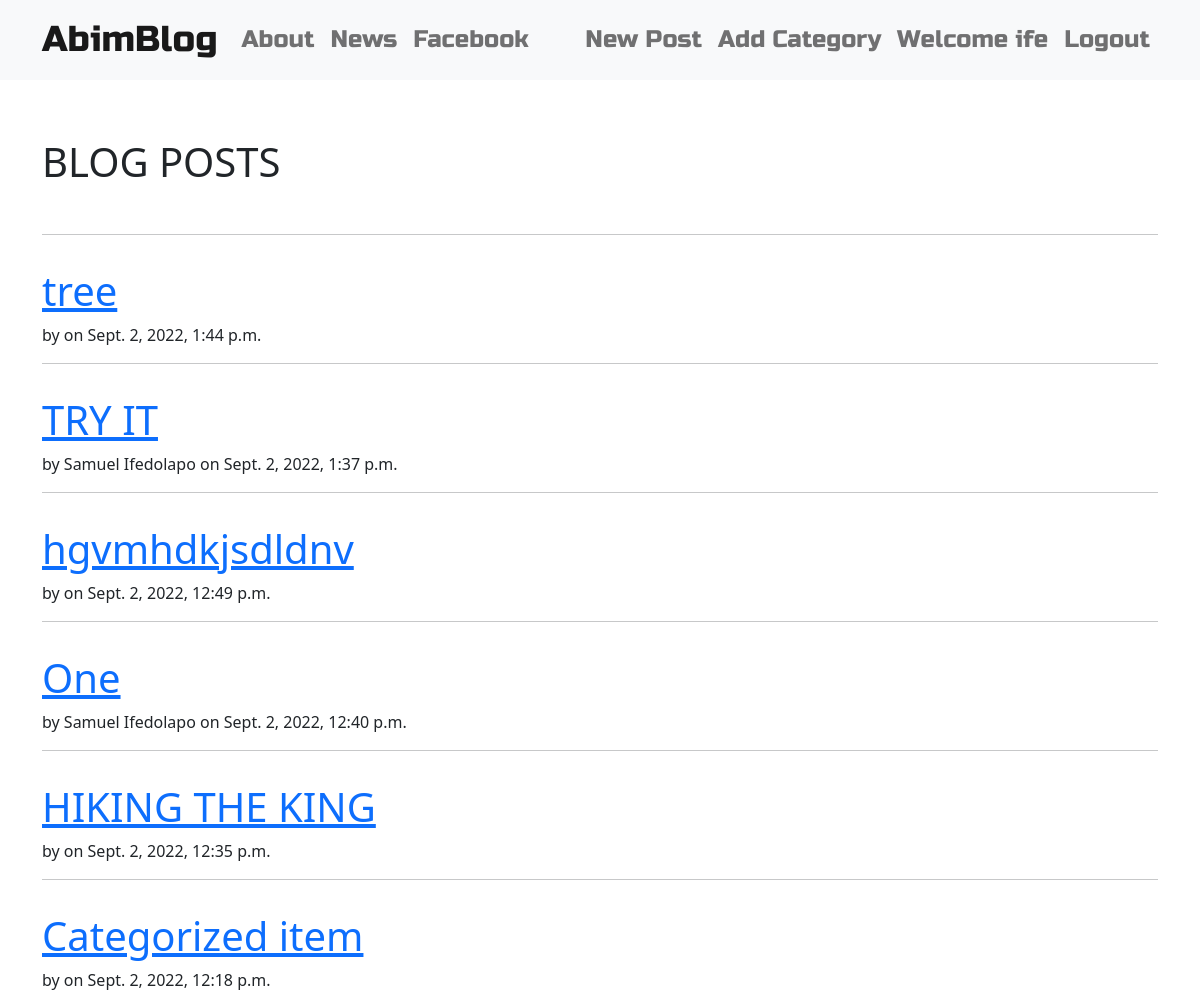
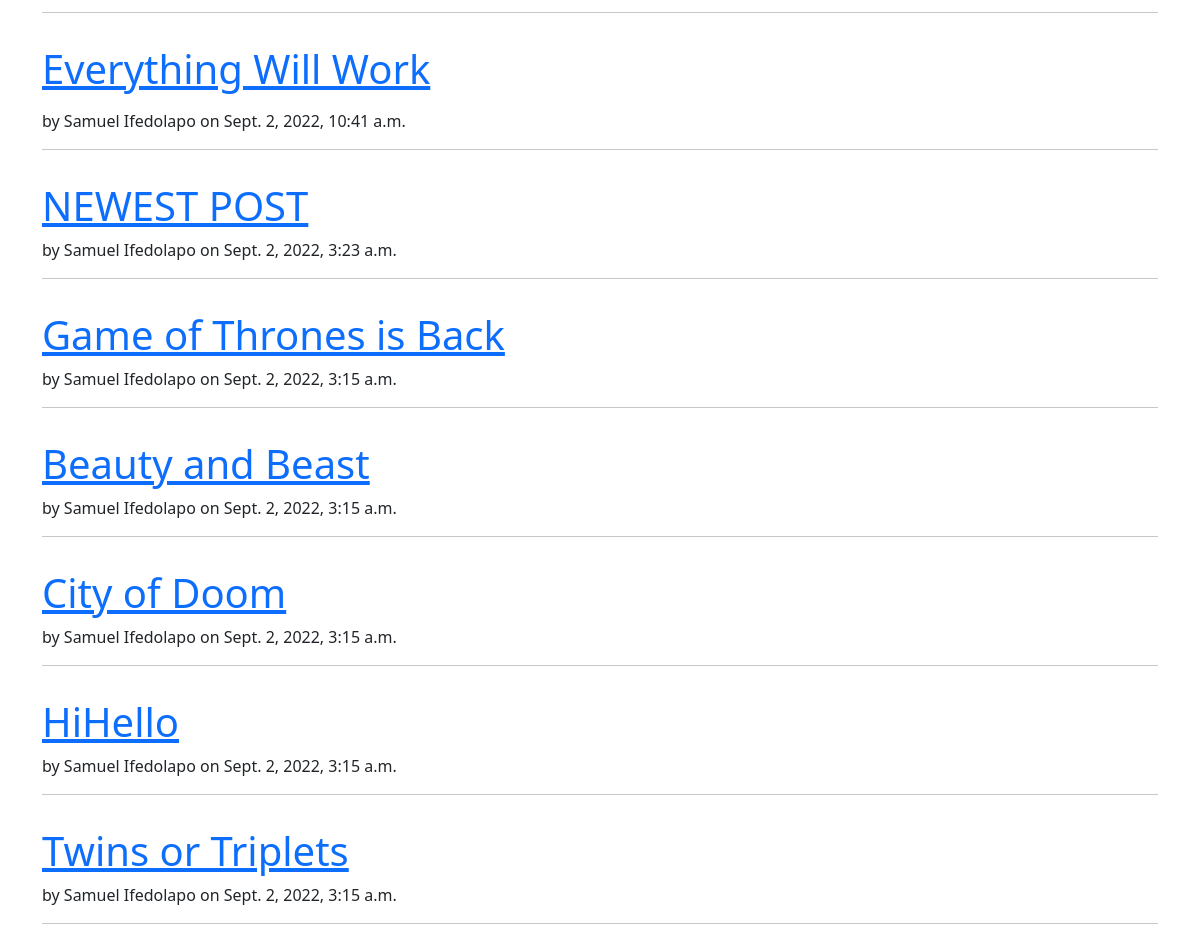
The app's page / (signed in) with its own data (2 pictures, top to bottom).
### blog/models.py (models this page shows, shortened)
class Post(models.Model):
    title = models.CharField(max_length=200)
    title_tag = models.CharField(max_length=200)
    author = models.ForeignKey(User, on_delete=models.CASCADE)
    body = models.TextField()
    category = models.CharField(max_length=200, default='Uncategorized')
    created = models.DateTimeField(auto_now_add=True)
    pub_date = models.DateTimeField(null=True, blank=True)
    updated = models.DateTimeField(auto_now=True)

### blog/views.py (the view)
# urls.py: path('', views.HomeView.as_view(), name='home'),
class HomeView(ListView):
    model = Post
    template_name = 'blog/home.html'
    ordering = ('-created')

### blog/templates/blog/home.html
{% extends "base.html" %}
{% block content %}
<div class="centerstage">
    <h1 class="pt-5">BLOG POSTS</h1>
    <br>
    <hr>
    {% for post in  post_list %}
        <div class="post pt-3">
            <h1><a href="{% url 'post-detail' post.id %}">{{post.title|safe}}</a></h1>
            <span>by {{post.author.last_name}} {{post.author.first_name}} on {{post.created}}</span>
            <hr>
        </div>
    {% endfor %}
</div>
{% endblock %}

### templates/base.html (shortened to what this page needs)
<!DOCTYPE html>
{% load static %}
<html lang="en">
<head>
    <link href="https://cdn.jsdelivr.net/npm/bootstrap@5.2.0-beta1/dist/css/bootstrap.min.css" rel="stylesheet">
    <link rel="stylesheet" href="//cdn.jsdelivr.net/npm/medium-editor@latest/dist/css/medium-editor.min.css" type="text/css" media="screen" charset="utf-8">
    <link rel="stylesheet" href="{% static 'blog/css/style.css' %}">
</head>
<body class="loader">
    <nav class="techfont custom-navbar navbar navbar-expand-lg navbar-light bg-light">
        <div class="container">
            <a class="navbar-brand bigbrand" href="{% url 'home' %}">AbimBlog</a>
            <div class="collapse navbar-collapse" id="navbarSupportedContent">
                <ul class="navbar-nav me-auto mb-2 mb-lg-0">
                    <li class="nav-item">
                        <a class="nav-link" href="#">About</a>
                    </li>
                    <li class="nav-item">
                        <a class="nav-link" href="#">News</a>
                    </li>
                    <li class="nav-item">
                        <a class="nav-link" href="https://www.facebook.com">Facebook</a>
                    </li>
                </ul>
                <ul class="nav navbar-nav ms-auto mb-2 mb-lg-0">
                    {% if request.user.is_authenticated %}
                    <li class="nav-item">
                        <a class="nav-link" href="{% url 'create-post' %}">New Post</a>
                    </li>
                    <li class="nav-item">
                        <a class="nav-link" href="{% url 'add-category' %}">Add Category</a>
                    </li>
                    <li class="nav-item">
                        <a class="nav-link" href="#">Welcome {{user.username}}</a>
                    </li>
                    <li class="nav-item">
                        <a class="nav-link" href="{% url 'logout' %}">Logout</a>
                    </li>
                    {% endif %}
                </ul>
            </div>
        </div>
    </nav>
    <div class="content container">
        {% block content %}
        {% endblock %}
    </div>
</body>
</html>

### blog/static/blog/css/style.css (style rules this page uses)
.techfont { font-family:'Russo One',sans-serif; font-size: 1.5em; margin-bottom: 10px; }
.bigbrand { font-size: 1.5em; }
.centerstage { margin-left: auto; margin-right: auto; }
.loader { filter:hue-rotate(0deg); color:linear-gradient(45deg,#0f8,#08f); animation:hue 10000ms infinite linear; }

### records on screen
Post: title "tree", created "Sept. 2, 2022, 1:44 p.m."
Post: title "TRY IT", author.last_name "Samuel", author.first_name "Ifedolapo", created "Sept. 2, 2022, 1:37 p.m."
Post: title "hgvmhdkjsdldnv", created "Sept. 2, 2022, 12:49 p.m."
Post: title "One", author.last_name "Samuel", author.first_name "Ifedolapo", created "Sept. 2, 2022, 12:40 p.m."
Post: title "HIKING THE KING", created "Sept. 2, 2022, 12:35 p.m."
Post: title "Categorized item", created "Sept. 2, 2022, 12:18 p.m."
Post: title "Everything Will Work", author.last_name "Samuel", author.first_name "Ifedolapo", created "Sept. 2, 2022, 10:41 a.m."
Post: title "NEWEST POST", author.last_name "Samuel", author.first_name "Ifedolapo", created "Sept. 2, 2022, 3:23 a.m."
Post: title "Game of Thrones is Back", author.last_name "Samuel", author.first_name "Ifedolapo", created "Sept. 2, 2022, 3:15 a.m."
Post: title "Beauty and Beast", author.last_name "Samuel", author.first_name "Ifedolapo", created "Sept. 2, 2022, 3:15 a.m."
Post: title "City of Doom", author.last_name "Samuel", author.first_name "Ifedolapo", created "Sept. 2, 2022, 3:15 a.m."
Post: title "HiHello", author.last_name "Samuel", author.first_name "Ifedolapo", created "Sept. 2, 2022, 3:15 a.m."
Post: title "Twins or Triplets", author.last_name "Samuel", author.first_name "Ifedolapo", created "Sept. 2, 2022, 3:15 a.m."

### other values on screen
{{ user.username }} "ife"
